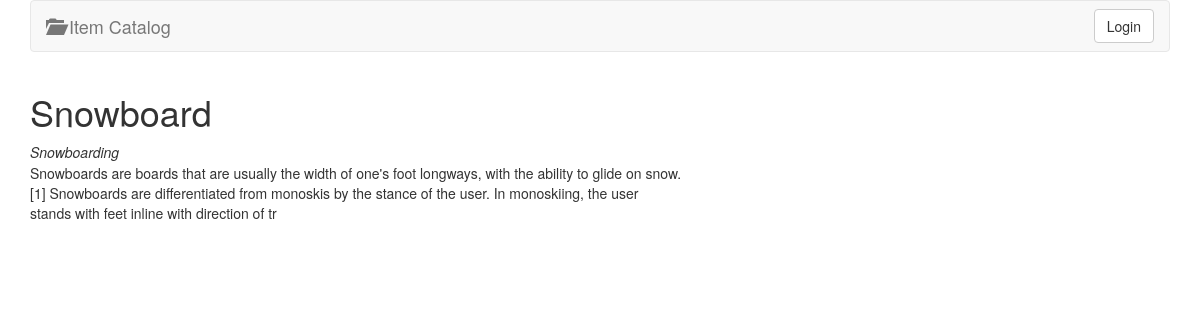
Page /catalog/2/items/2/ on the committed database.
### models.py (models this page shows, shortened)
class CategoryItem(Base):
    __tablename__ = 'category_item'
    name = Column(String(80), nullable=False)
    id = Column(Integer, primary_key=True)
    description = Column(String(250))
    category_id = Column(Integer, ForeignKey('category.id'))
    category = relationship(Category)
    user_id = Column(Integer, ForeignKey('user.id'))
    user = relationship(User)

class Category(Base):
    __tablename__ = 'category'
    id = Column(Integer, primary_key=True)
    name = Column(String(250), nullable=False)
    user_id = Column(Integer, ForeignKey('user.id'))
    user = relationship(User)
    items = relationship("CategoryItem")

### app.py (the view)
@app.route('/catalog/<int:category_id>/items/<int:item_id>/', methods=['GET'])
def showCategoryItem(category_id, item_id):
    item = session.query(CategoryItem).filter_by(id=item_id).one()
    category = session.query(Category).filter_by(id=category_id).one()
    if request_wants_json():
        return jsonify(Item=item.serialize)
    else:
        return render_template('viewCategoryItem.html', category=category, item=item)

### app.py (called while the page is built)
def request_wants_json():
    best = request.accept_mimetypes \
        .best_match(['application/json', 'text/html'])
    return best == 'application/json' and \
        request.accept_mimetypes[best] > \
        request.accept_mimetypes['text/html']

### templates/viewCategoryItem.html (shortened to what this page needs)
{% extends "layout.html" %}
{% block content %}
	<div class="row banner item">
		<div class="col-md-7 padding-none">
			<h1>{{ item.name }}</h1>
			<em>{{category.name}}</em>
			<div class="row"><div class="col-md-7 top7"></div></div>
			<p>{{ item.description }}</p>
		</div>
	</div>
{% endblock %}

### rows in the picture
CategoryItem: name "Snowboard", description "Snowboards are boards that are usually the width of one's foot longways, with the ability to glide on snow.[1] Snowboards are differentiated from monoskis by the stance of the user. In monoskiing, the user stands with feet inline with direction of tr"
Category: name "Snowboarding"
